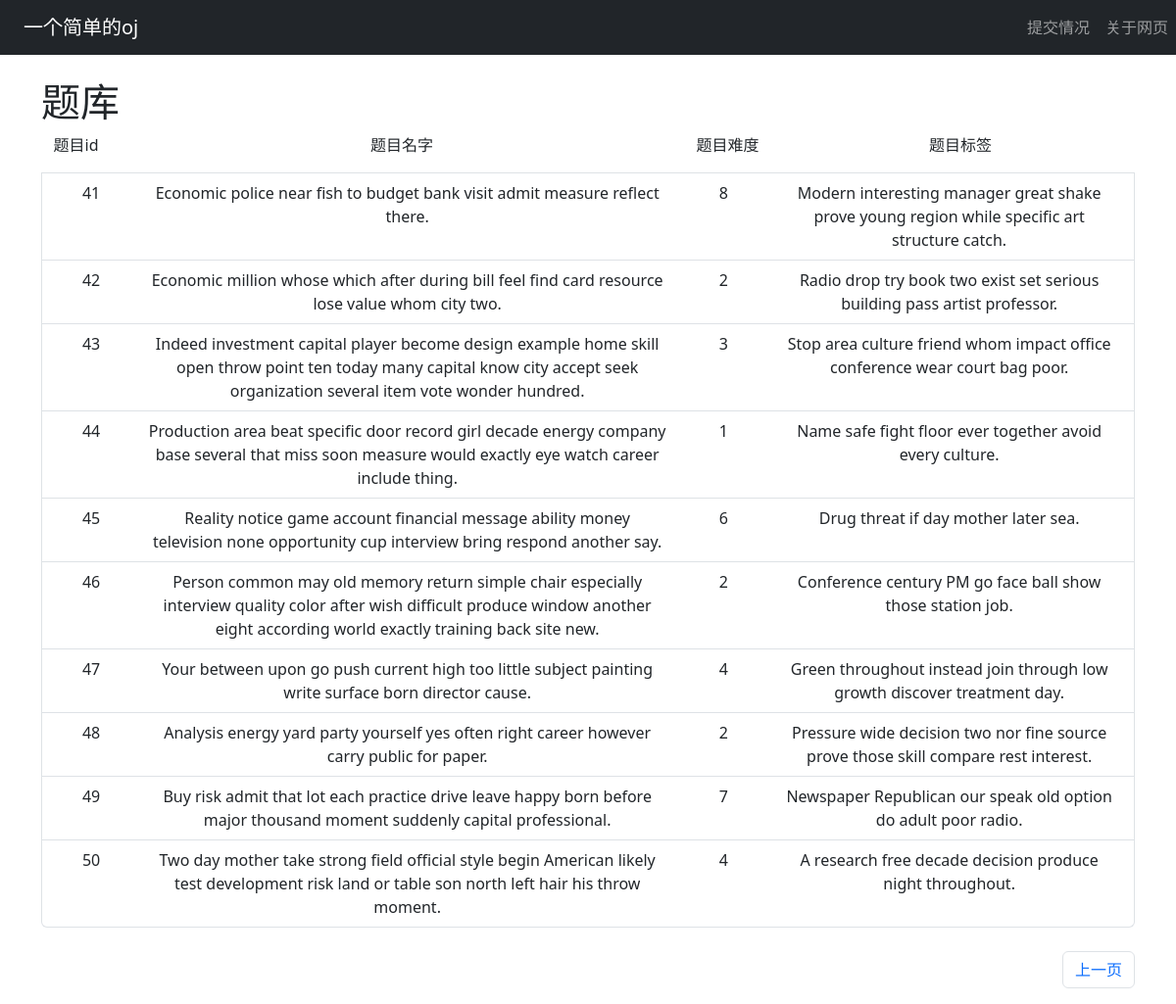
The app's page /?page=5 with its own data.
### oj/models.py (models this page shows)
class Problem(db.Model):
    id = db.Column(db.Integer, primary_key=True)
    title = db.Column(db.String(20), nullable=False)
    description = db.Column(db.Text, nullable=False)
    difficulty = db.Column(db.Integer, nullable=False)
    category = db.Column(db.String(10), nullable=False)
    input_sample = db.Column(db.Text, nullable=False)
    output_sample = db.Column(db.Text, nullable=False)
    __table_args__ = (
        db.Index('idx_category','category'),
        db.Index('idx_difficulty','difficulty'),
        db.Index('idx_title','title'),
    )

### oj/views.py (the view)
@oj.route('/', methods=['POST','GET'])
def index():
    page = request.args.get('page',1,type=int)
    problems = Problem.query.paginate(page=page,per_page=10,error_out=False)
    return render_template('index.html',problems=problems)

### oj/templates/index.html (shortened to what this page needs)
{% extends "base.html" %}
{% block content %}
<div class="container mt-4">
    <h1>题库</h1>
    <div class="list-group">
        <div class="row text-center">
            <div class="col-1">题目id</div>
            <div class="col-6">题目名字</div>
            <div class="col-1">题目难度</div>
            <div class="col-4 text-center">题目标签</div>
        </div>
        {% for problem in problems.items %}
            <a href="{{url_for('detail',id=problem.id)}}" class="list-group-item list-group-item-action">
                <div class="row text-center">
                    <div class="col-1">{{ problem.id }}</div>
                    <div class="col-6">{{ problem.title }}</div>
                    <div class="col-1">{{ problem.difficulty }}</div>
                    <div class="col-4">{{ problem.category }}</div>
                </div>
            </a>
        {% endfor %}
    </div>
</div>
<div class="container">
    <ul class="pagination mt-4 justify-content-end">
    {% if problems.has_prev %}
    <li class="page-item"><a href="{{ url_for('index', page=problems.prev_num )}}" class="page-link">上一页</a></li>
    {% endif %}
    </ul>
</div>
{% endblock %}

### records on screen
Problem: id "41", title "Economic police near fish to budget bank visit admit measure reflect there.", difficulty "8", category "Modern interesting manager great shake prove young region while specific art structure catch."
Problem: id "42", title "Economic million whose which after during bill feel find card resource lose value whom city two.", difficulty "2", category "Radio drop try book two exist set serious building pass artist professor."
Problem: id "43", title "Indeed investment capital player become design example home skill open throw point ten today many capital know city accept seek organization several item vote wonder hundred.", difficulty "3", category "Stop area culture friend whom impact office conference wear court bag poor."
Problem: id "44", title "Production area beat specific door record girl decade energy company base several that miss soon measure would exactly eye watch career include thing.", difficulty "1", category "Name safe fight floor ever together avoid every culture."
Problem: id "45", title "Reality notice game account financial message ability money television none opportunity cup interview bring respond another say.", difficulty "6", category "Drug threat if day mother later sea."
Problem: id "46", title "Person common may old memory return simple chair especially interview quality color after wish difficult produce window another eight according world exactly training back site new.", difficulty "2", category "Conference century PM go face ball show those station job."
Problem: id "47", title "Your between upon go push current high too little subject painting write surface born director cause.", difficulty "4", category "Green throughout instead join through low growth discover treatment day."
Problem: id "48", title "Analysis energy yard party yourself yes often right career however carry public for paper.", difficulty "2", category "Pressure wide decision two nor fine source prove those skill compare rest interest."
Problem: id "49", title "Buy risk admit that lot each practice drive leave happy born before major thousand moment suddenly capital professional.", difficulty "7", category "Newspaper Republican our speak old option do adult poor radio."
Problem: id "50", title "Two day mother take strong field official style begin American likely test development risk land or table son north left hair his throw moment.", difficulty "4", category "A research free decade decision produce night throughout."
